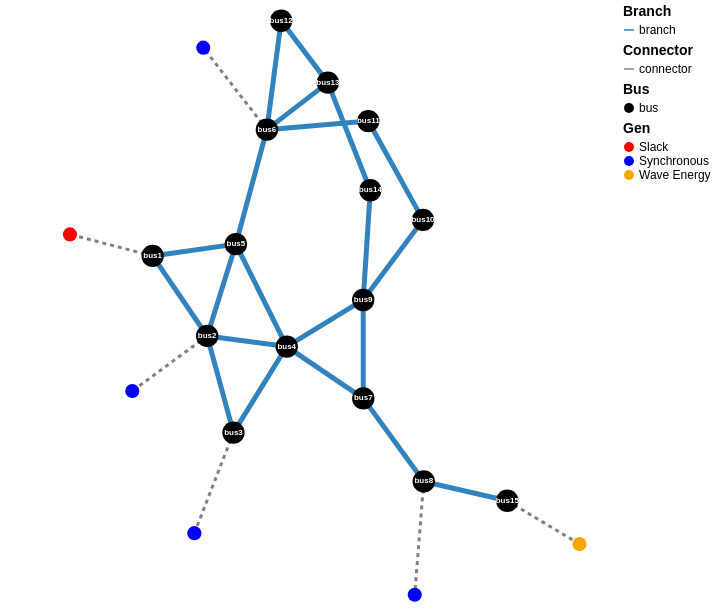

The notebook cell saved with this chart:
### Markdown cell above
### IEEE 15 Test Case with WEC Integration

### Code cell
sbase = 100e6 # assuming this


# Data Source: Kodsi & Canizares (2003) – tuned to match IEEE 14 RAW (net injections)

buses15 = OrderedDict(
    "bus1"  => SlackAlgebraic(U=1.06),  # slack at 1.06 pu, matches RAW
    "bus2"  => FourthOrderEq(T_d_dash=7.4, D=2, X_d=0.8979, X_q=0.646, Ω=60,
                             X_d_dash=0.2995, T_q_dash=0.1, X_q_dash=0.646,
                             P=0.40, H=5.148, E_f=1),           # 40 MW
    # Net-injection at gen buses to include their loads (PV gens will still regulate V via Q in PF init)
    "bus3"  => FourthOrderEq(T_d_dash=6.1, D=2, X_d=1.05, X_q=0.98, Ω=60,
                             X_d_dash=0.185, T_q_dash=0.4, X_q_dash=0.36,
                             P=-0.942, H=6.54, E_f=1),          # 94.2 MW load
    "bus4"  => PQAlgebraic(P=-0.478, Q=-0.039),                 # 47.8 MW, +3.9 Mvar cap (Q<0)
    "bus5"  => PQAlgebraic(P=-0.076, Q=-0.016),
    "bus6"  => FourthOrderEq(T_d_dash=4.75, D=2, X_d=1.25, X_q=1.22, Ω=60,
                             X_d_dash=0.232, T_q_dash=1.6, X_q_dash=0.715,
                             P=-0.112, H=5.06, E_f=1),          # 11.2 MW load (fixed from -0.122)
    "bus7"  => PQAlgebraic(P=-0.0,   Q=-0.0),
    "bus8"  => FourthOrderEq(T_d_dash=4.75, D=2, X_d=1.25, X_q=1.22, Ω=60,
                             X_d_dash=0.232, T_q_dash=1.6, X_q_dash=0.715,
                             P=0.0, H=5.06, E_f=1),             # PV/sync-cond, no load
    # Bus 9 net Q includes the 19 Mvar shunt capacitor: 16.6 - 19 = -2.4 Mvar
    "bus9"  => PQAlgebraic(P=-0.295, Q=-0.024),                 # 29.5 MW, net Q -2.4 Mvar
    "bus10" => PQAlgebraic(P=-0.09,  Q=-0.058),
    "bus11" => PQAlgebraic(P=-0.035, Q=-0.018),
    "bus12" => PQAlgebraic(P=-0.061, Q=-0.016),
    "bus13" => PQAlgebraic(P=-0.135, Q=-0.058),
    "bus14" => PQAlgebraic(P=-0.149, Q=-0.05),
    "bus15" => LinearPTO(
        τ_P = 0.05,          # 
        τ_Q = 2.0,
        K_P = 0.05,         # droop gain
        K_Q = 0.01,
        V_r = 1.0,
        Q   = 0.0,
        η   = 0.80,         # electrical efficiency
        scaling_factor = 1 / sbase,
        json_file = joinpath(@__DIR__, "RM3", "linear_pto_heave.json"),
    )
);

branches15 = OrderedDict(
    "branch1"  => PiModelLine(from="bus1", to="bus2",
                              y=4.999131600798035 - 1im*15.263086523179553,
                              y_shunt_km=0.0528/2, y_shunt_mk=0.0528/2),
    "branch2"  => PiModelLine(from="bus1", to="bus5",
                              y=1.025897454970189 - 1im*4.234983682334831,
                              y_shunt_km=0.0492/2, y_shunt_mk=0.0492/2),
    "branch3"  => PiModelLine(from="bus2", to="bus3",
                              y=1.1350191923073958 - 1im*4.781863151757718,
                              y_shunt_km=0.0438/2, y_shunt_mk=0.0438/2),
    "branch4"  => PiModelLine(from="bus2", to="bus4",
                              y=1.686033150614943 - 1im*5.115838325872083,
                              y_shunt_km=0.0340/2, y_shunt_mk=0.0340/2),
    "branch5"  => PiModelLine(from="bus2", to="bus5",
                              y=1.7011396670944048 - 1im*5.193927397969713,
                              y_shunt_km=0.0346/2, y_shunt_mk=0.0346/2),
    "branch6"  => PiModelLine(from="bus3", to="bus4",
                              y=1.9859757099255606 - 1im*5.0688169775939205,
                              y_shunt_km=0.0128/2, y_shunt_mk=0.0128/2),
    "branch7"  => StaticLine(from="bus4", to="bus5",  Y=6.840980661495672 - 1im*21.578553981691588),
    "branch8"  => Transformer(from="bus4", to="bus7", y=0.0 - 1im*4.781943381790359, t_ratio=0.978),
    "branch9"  => Transformer(from="bus4", to="bus9", y=0.0 - 1im*1.7979790715236075, t_ratio=0.969),
    "branch10" => Transformer(from="bus5", to="bus6", y=0.0 - 1im*3.967939052456154, t_ratio=0.932),
    "branch11" => StaticLine(from="bus6", to="bus11", Y=1.9550285631772604 - 1im*4.0940743442404415),
    "branch12" => StaticLine(from="bus6", to="bus12", Y=1.525967440450974 - 1im*3.1759639650294003),
    "branch13" => StaticLine(from="bus6", to="bus13", Y=3.0989274038379877 - 1im*6.102755448193116),
    "branch14" => StaticLine(from="bus7", to="bus8",  Y=0.0 - 1im*5.676979846721544),
    "branch15" => StaticLine(from="bus7", to="bus9",  Y=0.0 - 1im*9.09008271975275),
    "branch16" => StaticLine(from="bus9", to="bus10", Y=3.902049552447428 - 1im*10.365394127060915),
    "branch17" => StaticLine(from="bus9", to="bus14", Y=1.4240054870199312 - 1im*3.0290504569306034),
    "branch18" => StaticLine(from="bus10", to="bus11", Y=1.8808847537003996 - 1im*4.402943749460521),
    "branch19" => StaticLine(from="bus12", to="bus13", Y=2.4890245868219187 - 1im*2.251974626172212),
    "branch20" => StaticLine(from="bus13", to="bus14", Y=1.1369941578063267 - 1im*2.314963475105352),
    "branch21"=> StaticLine(from= "bus8", to = "bus15",Y=1.1369941578063267-1im*2.314963475105352)
);

ieee15 = PowerGrid(buses15, branches15)
plot_grid(ieee15)

### Figure 1 — Vega-Lite specification as saved in the notebook (floating-point values rounded to 4 significant figures)
{"config": {"view": {"stroke": null}}, "encoding": {"x": {"axis": null}, "y": {"axis": null}}, "height": 600, "layer": [{"data": {"values": [{"ComponentType": "branch", "angmax": 60, "angmin": -60, "br_b": 0.034, "br_r": 0.05811, "br_status": 1, "br_x": 0.1763, "f_bus": 2, "from_name": "bus2", "index": 4, "name": "branch4", "rate_a": 2, "rate_b": 2, "rate_c": 2, "shift": 0, "t_bus": 4, "tap": 1, "to_name": "bus4", "xcoord_1": -1.304, "xcoord_2": -0.2437, "ycoord_1": -0.3097, "ycoord_2": -0.4156}, {"ComponentType": "branch", "angmax": 60, "angmin": -60, "br_b": 0.0528, "br_r": 0.01938, "br_status": 1, "br_x": 0.05917, "f_bus": 1, "from_name": "bus1", "index": 1, "name": "branch1", "rate_a": 2, "rate_b": 2, "rate_c": 2, "shift": 0, "t_bus": 2, "tap": 1, "to_name": "bus2", "xcoord_1": -2.032, "xcoord_2": -1.304, "ycoord_1": 0.4907, "ycoord_2": -0.3097}, {"ComponentType": "branch", "angmax": 60, "angmin": -60, "br_b": 0, "br_r": 0.1229, "br_status": 1, "br_x": 0.2558, "f_bus": 6, "from_name": "bus6", "index": 12, "name": "branch12", "rate_a": 2, "rate_b": 2, "rate_c": 2, "shift": 0, "t_bus": 12, "tap": 1, "to_name": "bus12", "xcoord_1": -0.5084, "xcoord_2": -0.318, "ycoord_1": 1.754, "ycoord_2": 2.842}, {"ComponentType": "branch", "angmax": 60, "angmin": -60, "br_b": 0, "br_r": 0.2209, "br_status": 1, "br_x": 0.1999, "f_bus": 12, "from_name": "bus12", "index": 20, "name": "branch19", "rate_a": 2, "rate_b": 2, "rate_c": 2, "shift": 0, "t_bus": 13, "tap": 1, "to_name": "bus13", "xcoord_1": -0.318, "xcoord_2": 0.3046, "ycoord_1": 2.842, "ycoord_2": 2.224}, {"ComponentType": "branch", "angmax": 60, "angmin": -60, "br_b": 0.0492, "br_r": 0.05403, "br_status": 1, "br_x": 0.223, "f_bus": 1, "from_name": "bus1", "index": 2, "name": "branch2", "rate_a": 2, "rate_b": 2, "rate_c": 2, "shift": 0, "t_bus": 5, "tap": 1, "to_name": "bus5", "xcoord_1": -2.032, "xcoord_2": -0.9219, "ycoord_1": 0.4907, "ycoord_2": 0.6086}, {"ComponentType": "branch", "angmax": 60, "angmin": -60, "br_b": 0.0128, "br_r": 0.06701, "br_status": 1, "br_x": 0.171, "f_bus": 3, "from_name": "bus3", "index": 6, "name": "branch6", "rate_a": 2, "rate_b": 2, "rate_c": 2, "shift": 0, "t_bus": 4, "tap": 1, "to_name": "bus4", "xcoord_1": -0.9538, "xcoord_2": -0.2437, "ycoord_1": -1.276, "ycoord_2": -0.4156}, {"ComponentType": "branch", "angmax": 60, "angmin": -60, "br_b": 0, "br_r": 0.09498, "br_status": 1, "br_x": 0.1989, "f_bus": 6, "from_name": "bus6", "index": 11, "name": "branch11", "rate_a": 2, "rate_b": 2, "rate_c": 2, "shift": 0, "t_bus": 11, "tap": 1, "to_name": "bus11", "xcoord_1": -0.5084, "xcoord_2": 0.8439, "ycoord_1": 1.754, "ycoord_2": 1.839}, {"ComponentType": "branch", "angmax": 60, "angmin": -60, "br_b": 0, "br_r": 0.06615, "br_status": 1, "br_x": 0.1303, "f_bus": 6, "from_name": "bus6", "index": 13, "name": "branch13", "rate_a": 2, "rate_b": 2, "rate_c": 2, "shift": 0, "t_bus": 13, "tap": 1, "to_name": "bus13", "xcoord_1": -0.5084, "xcoord_2": 0.3046, "ycoord_1": 1.754, "ycoord_2": 2.224}, {"ComponentType": "branch", "angmax": 60, "angmin": -60, "br_b": 0.0346, "br_r": 0.05695, "br_status": 1, "br_x": 0.1739, "f_bus": 2, "from_name": "bus2", "index": 5, "name": "branch5", "rate_a": 2, "rate_b": 2, "rate_c": 2, "shift": 0, "t_bus": 5, "tap": 1, "to_name": "bus5", "xcoord_1": -1.304, "xcoord_2": -0.9219, "ycoord_1": -0.3097, "ycoord_2": 0.6086}, {"ComponentType": "branch", "angmax": 60, "angmin": -60, "br_b": 0, "br_r": 0, "br_status": 1, "br_x": 0.11, "f_bus": 7, "from_name": "bus7", "index": 15, "name": "branch15", "rate_a": 2, "rate_b": 2, "rate_c": 2, "shift": 0, "t_bus": 9, "tap": 1, "to_name": "bus9", "xcoord_1": 0.7772, "xcoord_2": 0.7761, "ycoord_1": -0.9339, "ycoord_2": 0.05029}, {"ComponentType": "branch", "angmax": 60, "angmin": -60, "br_b": 0, "br_r": 0.1709, "br_status": 1, "br_x": 0.348, "f_bus": 8, "from_name": "bus8", "index": 16, "name": "branch21", "rate_a": 2, "rate_b": 2, "rate_c": 2, "shift": 0, "t_bus": 15, "tap": 1, "to_name": "bus15", "xcoord_1": 1.583, "xcoord_2": 2.697, "ycoord_1": -1.765, "ycoord_2": -1.958}, {"ComponentType": "branch", "angmax": 60, "angmin": -60, "br_b": 0, "br_r": 0, "br_status": 1, "br_x": 0.1762, "f_bus": 7, "from_name": "bus7", "index": 14, "name": "branch14", "rate_a": 2, "rate_b": 2, "rate_c": 2, "shift": 0, "t_bus": 8, "tap": 1, "to_name": "bus8", "xcoord_1": 0.7772, "xcoord_2": 1.583, "ycoord_1": -0.9339, "ycoord_2": -1.765}, {"ComponentType": "branch", "angmax": 60, "angmin": -60, "br_b": 0, "br_r": 0.1709, "br_status": 1, "br_x": 0.348, "f_bus": 13, "from_name": "bus13", "index": 21, "name": "branch20", "rate_a": 2, "rate_b": 2, "rate_c": 2, "shift": 0, "t_bus": 14, "tap": 1, "to_name": "bus14", "xcoord_1": 0.3046, "xcoord_2": 0.8708, "ycoord_1": 2.224, "ycoord_2": 1.148}, {"ComponentType": "branch", "angmax": 60, "angmin": -60, "br_b": 0, "br_r": 0.01335, "br_status": 1, "br_x": 0.04211, "f_bus": 4, "from_name": "bus4", "index": 7, "name": "branch7", "rate_a": 2, "rate_b": 2, "rate_c": 2, "shift": 0, "t_bus": 5, "tap": 1, "to_name": "bus5", "xcoord_1": -0.2437, "xcoord_2": -0.9219, "ycoord_1": -0.4156, "ycoord_2": 0.6086}, {"ComponentType": "branch", "angmax": 60, "angmin": -60, "br_b": 0, "br_r": 0, "br_status": 1, "br_x": 0.2091, "f_bus": 4, "from_name": "bus4", "index": 8, "name": "branch8", "rate_a": 2, "rate_b": 2, "rate_c": 2, "shift": 0, "t_bus": 7, "tap": 0.978, "to_name": "bus7", "xcoord_1": -0.2437, "xcoord_2": 0.7772, "ycoord_1": -0.4156, "ycoord_2": -0.9339}, {"ComponentType": "branch", "angmax": 60, "angmin": -60, "br_b": 0, "br_r": 0.03181, "br_status": 1, "br_x": 0.0845, "f_bus": 9, "from_name": "bus9", "index": 17, "name": "branch16", "rate_a": 2, "rate_b": 2, "rate_c": 2, "shift": 0, "t_bus": 10, "tap": 1, "to_name": "bus10", "xcoord_1": 0.7761, "xcoord_2": 1.573, "ycoord_1": 0.05029, "ycoord_2": 0.8512}, {"ComponentType": "branch", "angmax": 60, "angmin": -60, "br_b": 0, "br_r": 0, "br_status": 1, "br_x": 0.252, "f_bus": 5, "from_name": "bus5", "index": 10, "name": "branch10", "rate_a": 2, "rate_b": 2, "rate_c": 2, "shift": 0, "t_bus": 6, "tap": 0.932, "to_name": "bus6", "xcoord_1": -0.9219, "xcoord_2": -0.5084, "ycoord_1": 0.6086, "ycoord_2": 1.754}, {"ComponentType": "branch", "angmax": 60, "angmin": -60, "br_b": 0, "br_r": 0.08205, "br_status": 1, "br_x": 0.1921, "f_bus": 10, "from_name": "bus10", "index": 19, "name": "branch18", "rate_a": 2, "rate_b": 2, "rate_c": 2, "shift": 0, "t_bus": 11, "tap": 1, "to_name": "bus11", "xcoord_1": 1.573, "xcoord_2": 0.8439, "ycoord_1": 0.8512, "ycoord_2": 1.839}, {"ComponentType": "branch", "angmax": 60, "angmin": -60, "br_b": 0, "br_r": 0, "br_status": 1, "br_x": 0.5562, "f_bus": 4, "from_name": "bus4", "index": 9, "name": "branch9", "rate_a": 2, "rate_b": 2, "rate_c": 2, "shift": 0, "t_bus": 9, "tap": 0.969, "to_name": "bus9", "xcoord_1": -0.2437, "xcoord_2": 0.7761, "ycoord_1": -0.4156, "ycoord_2": 0.05029}, {"ComponentType": "branch", "angmax": 60, "angmin": -60, "br_b": 0, "br_r": 0.1271, "br_status": 1, "br_x": 0.2704, "f_bus": 9, "from_name": "bus9", "index": 18, "name": "branch17", "rate_a": 2, "rate_b": 2, "rate_c": 2, "shift": 0, "t_bus": 14, "tap": 1, "to_name": "bus14", "xcoord_1": 0.7761, "xcoord_2": 0.8708, "ycoord_1": 0.05029, "ycoord_2": 1.148}, {"ComponentType": "branch", "angmax": 60, "angmin": -60, "br_b": 0.0438, "br_r": 0.04699, "br_status": 1, "br_x": 0.198, "f_bus": 2, "from_name": "bus2", "index": 3, "name": "branch3", "rate_a": 2, "rate_b": 2, "rate_c": 2, "shift": 0, "t_bus": 3, "tap": 1, "to_name": "bus3", "xcoord_1": -1.304, "xcoord_2": -0.9538, "ycoord_1": -0.3097, "ycoord_2": -1.276}]}, "layer": [{"encoding": {"color": {"field": "ComponentType", "legend": {"labelFontSize": 12, "titleFontSize": 14}, "scale": {"range": ["#3182BD", "#5698CA", "#7CAED6", "#A1C5E2", "#C6DBEF"]}, "title": "Branch", "type": "nominal"}, "size": {"value": 5}, "tooltip": [{"field": "name", "title": "Branch", "type": "nominal"}, {"field": "from_name", "title": "From", "type": "nominal"}, {"field": "to_name", "title": "To", "type": "nominal"}, {"field": "br_r", "title": "R (pu)", "type": "quantitative"}, {"field": "br_x", "title": "X (pu)", "type": "quantitative"}], "x": {"field": "xcoord_1", "type": "quantitative"}, "x2": {"field": "xcoord_2", "type": "quantitative"}, "y": {"field": "ycoord_1", "type": "quantitative"}, "y2": {"field": "ycoord_2", "type": "quantitative"}}, "mark": {"opacity": 1, "tooltip": {"content": "data"}, "type": "rule"}}, {"encoding": {"angle": {"field": "angle", "scale": {"domain": [0, 360], "range": [0, 360]}, "type": "quantitative"}, "size": {"field": "power", "legend": null, "scale": {"range": [500, 3000]}, "type": "quantitative"}, "tooltip": [{"field": "br_r"}, {"field": "to_name"}, {"field": "rate_a"}, {"field": "xcoord_1"}, {"field": "shift"}, {"field": "br_b"}, {"field": "rate_b"}, {"field": "name"}, {"field": "br_x"}, {"field": "rate_c"}, {"field": "ycoord_2"}, {"field": "from_name"}, {"field": "ComponentType"}, {"field": "f_bus"}, {"field": "br_status"}, {"field": "xcoord_2"}, {"field": "t_bus"}, {"field": "index"}, {"field": "angmin"}, {"field": "angmax"}, {"field": "ycoord_1"}, {"field": "tap"}], "x": {"field": "mid_x", "type": "quantitative"}, "y": {"field": "mid_y", "type": "quantitative"}}, "mark": {"color": "black", "filled": true, "opacity": 0, "shape": "wedge", "type": "point"}, "transform": [{"as": "mid_x", "calculate": "(datum.xcoord_1 + datum.xcoord_2)/2"}, {"as": "mid_y", "calculate": "(datum.ycoord_1 + datum.ycoord_2)/2"}, {"as": "angle", "calculate": "180*(if(datum.pf >= 0,\n                              atan2(datum.xcoord_2 - datum.xcoord_1, datum.ycoord_2 - datum.ycoord_1),\n                              atan2(datum.xcoord_1 - datum.xcoord_2, datum.ycoord_1 - datum.ycoord_2)\n                          ))/PI"}, {"as": "power", "calculate": "if(isValid(datum.pt), abs(datum.pt), 0.0)"}]}]}, {"data": {"values": [{"ComponentType": "connector", "dst": ["gen", "1"], "source_id": ["gen", "1"], "src": ["bus", "1"], "xcoord_1": -2.032, "xcoord_2": -3.134, "ycoord_1": 0.4907, "ycoord_2": 0.706}, {"ComponentType": "connector", "dst": ["gen", "5"], "source_id": ["gen", "5"], "src": ["bus", "8"], "xcoord_1": 1.583, "xcoord_2": 1.463, "ycoord_1": -1.765, "ycoord_2": -2.897}, {"ComponentType": "connector", "dst": ["gen", "6"], "source_id": ["gen", "6"], "src": ["bus", "15"], "xcoord_1": 2.697, "xcoord_2": 3.66, "ycoord_1": -1.958, "ycoord_2": -2.391}, {"ComponentType": "connector", "dst": ["gen", "3"], "source_id": ["gen", "3"], "src": ["bus", "3"], "xcoord_1": -0.9538, "xcoord_2": -1.475, "ycoord_1": -1.276, "ycoord_2": -2.281}, {"ComponentType": "connector", "dst": ["gen", "4"], "source_id": ["gen", "4"], "src": ["bus", "6"], "xcoord_1": -0.5084, "xcoord_2": -1.357, "ycoord_1": 1.754, "ycoord_2": 2.574}, {"ComponentType": "connector", "dst": ["gen", "2"], "source_id": ["gen", "2"], "src": ["bus", "2"], "xcoord_1": -1.304, "xcoord_2": -2.302, "ycoord_1": -0.3097, "ycoord_2": -0.8599}]}, "encoding": {"color": {"field": "ComponentType", "legend": {"labelFontSize": 12, "titleFontSize": 14}, "scale": {"range": ["gray"]}, "title": "Connector", "type": "nominal"}, "size": {"value": 3}, "strokeDash": {"value": [4, 4]}, "tooltip": [{"field": "source_id"}, {"field": "xcoord_1"}, {"field": "ycoord_1"}, {"field": "src"}, {"field": "xcoord_2"}, {"field": "ycoord_2"}, {"field": "dst"}, {"field": "ComponentType"}], "x": {"field": "xcoord_1", "type": "quantitative"}, "x2": {"field": "xcoord_2", "type": "quantitative"}, "y": {"field": "ycoord_1", "type": "quantitative"}, "y2": {"field": "ycoord_2", "type": "quantitative"}}, "mark": {"opacity": 1, "type": "rule"}}, {"data": {"values": [{"ComponentType": "bus", "base_kv": 138, "bus_i": 4, "bus_type": 1, "index": 4, "name": "bus4", "va": 0, "vm": 1, "vmax": 1.1, "vmin": 0.9, "xcoord_1": -0.2437, "ycoord_1": -0.4156}, {"ComponentType": "bus", "base_kv": 138, "bus_i": 1, "bus_type": 3, "index": 1, "name": "bus1", "va": 0, "vm": 1.06, "vmax": 1.1, "vmin": 0.9, "xcoord_1": -2.032, "ycoord_1": 0.4907}, {"ComponentType": "bus", "base_kv": 138, "bus_i": 12, "bus_type": 1, "index": 12, "name": "bus12", "va": 0, "vm": 1, "vmax": 1.1, "vmin": 0.9, "xcoord_1": -0.318, "ycoord_1": 2.842}, {"ComponentType": "bus", "base_kv": 138, "bus_i": 2, "bus_type": 2, "index": 2, "name": "bus2", "va": 0, "vm": 1, "vmax": 1.1, "vmin": 0.9, "xcoord_1": -1.304, "ycoord_1": -0.3097}, {"ComponentType": "bus", "base_kv": 138, "bus_i": 6, "bus_type": 2, "index": 6, "name": "bus6", "va": 0, "vm": 1, "vmax": 1.1, "vmin": 0.9, "xcoord_1": -0.5084, "ycoord_1": 1.754}, {"ComponentType": "bus", "base_kv": 138, "bus_i": 11, "bus_type": 1, "index": 11, "name": "bus11", "va": 0, "vm": 1, "vmax": 1.1, "vmin": 0.9, "xcoord_1": 0.8439, "ycoord_1": 1.839}, {"ComponentType": "bus", "base_kv": 138, "bus_i": 13, "bus_type": 1, "index": 13, "name": "bus13", "va": 0, "vm": 1, "vmax": 1.1, "vmin": 0.9, "xcoord_1": 0.3046, "ycoord_1": 2.224}, {"ComponentType": "bus", "base_kv": 138, "bus_i": 5, "bus_type": 1, "index": 5, "name": "bus5", "va": 0, "vm": 1, "vmax": 1.1, "vmin": 0.9, "xcoord_1": -0.9219, "ycoord_1": 0.6086}, {"ComponentType": "bus", "base_kv": 138, "bus_i": 15, "bus_type": 2, "index": 15, "name": "bus15", "va": 0, "vm": 1, "vmax": 1.1, "vmin": 0.9, "xcoord_1": 2.697, "ycoord_1": -1.958}, {"ComponentType": "bus", "base_kv": 138, "bus_i": 14, "bus_type": 1, "index": 14, "name": "bus14", "va": 0, "vm": 1, "vmax": 1.1, "vmin": 0.9, "xcoord_1": 0.8708, "ycoord_1": 1.148}, {"ComponentType": "bus", "base_kv": 138, "bus_i": 7, "bus_type": 1, "index": 7, "name": "bus7", "va": 0, "vm": 1, "vmax": 1.1, "vmin": 0.9, "xcoord_1": 0.7772, "ycoord_1": -0.9339}, {"ComponentType": "bus", "base_kv": 138, "bus_i": 8, "bus_type": 2, "index": 8, "name": "bus8", "va": 0, "vm": 1, "vmax": 1.1, "vmin": 0.9, "xcoord_1": 1.583, "ycoord_1": -1.765}, {"ComponentType": "bus", "base_kv": 138, "bus_i": 10, "bus_type": 1, "index": 10, "name": "bus10", "va": 0, "vm": 1, "vmax": 1.1, "vmin": 0.9, "xcoord_1": 1.573, "ycoord_1": 0.8512}, {"ComponentType": "bus", "base_kv": 138, "bus_i": 9, "bus_type": 1, "index": 9, "name": "bus9", "va": 0, "vm": 1, "vmax": 1.1, "vmin": 0.9, "xcoord_1": 0.7761, "ycoord_1": 0.05029}, {"ComponentType": "bus", "base_kv": 138, "bus_i": 3, "bus_type": 2, "index": 3, "name": "bus3", "va": 0, "vm": 1, "vmax": 1.1, "vmin": 0.9, "xcoord_1": -0.9538, "ycoord_1": -1.276}]}, "encoding": {"color": {"field": "ComponentType", "legend": {"labelFontSize": 12, "titleFontSize": 14}, "scale": {"range": ["black"]}, "title": "Bus", "type": "nominal"}, "size": {"value": 500}, "tooltip": [{"field": "name", "title": "Bus", "type": "nominal"}, {"field": "vm", "title": "Voltage (pu)", "type": "quantitative"}, {"field": "vmin", "title": "V min", "type": "quantitative"}, {"field": "vmax", "title": "V max", "type": "quantitative"}], "x": {"field": "xcoord_1", "type": "quantitative"}, "y": {"field": "ycoord_1", "type": "quantitative"}}, "mark": {"opacity": 1, "tooltip": {"content": "data"}, "type": "circle"}}, {"data": {"values": [{"ComponentType": "gen", "bus_name": "bus6", "gen_bus": 6, "gen_status": 1, "gen_type": "Synchronous", "index": 4, "pg": 0, "pmax": 0.5, "pmin": 0, "qg": 0, "qmax": 0.5, "qmin": -0.5, "xcoord_1": -1.357, "ycoord_1": 2.574}, {"ComponentType": "gen", "bus_name": "bus1", "gen_bus": 1, "gen_status": 1, "gen_type": "Slack", "index": 1, "pg": 0, "pmax": 1, "pmin": 0, "qg": 0, "qmax": 0.5, "qmin": -0.5, "xcoord_1": -3.134, "ycoord_1": 0.706}, {"ComponentType": "gen", "bus_name": "bus8", "gen_bus": 8, "gen_status": 1, "gen_type": "Synchronous", "index": 5, "pg": 0, "pmax": 0.5, "pmin": 0, "qg": 0, "qmax": 0.5, "qmin": -0.5, "xcoord_1": 1.463, "ycoord_1": -2.897}, {"ComponentType": "gen", "bus_name": "bus2", "gen_bus": 2, "gen_status": 1, "gen_type": "Synchronous", "index": 2, "pg": 0.4, "pmax": 0.6, "pmin": 0, "qg": 0, "qmax": 0.5, "qmin": -0.5, "xcoord_1": -2.302, "ycoord_1": -0.8599}, {"ComponentType": "gen", "bus_name": "bus15", "gen_bus": 15, "gen_status": 1, "gen_type": "Wave Energy", "index": 6, "pg": 0, "pmax": 1, "pmin": 0, "qg": 0, "qmax": 0.5, "qmin": -0.5, "xcoord_1": 3.66, "ycoord_1": -2.391}, {"ComponentType": "gen", "bus_name": "bus3", "gen_bus": 3, "gen_status": 1, "gen_type": "Synchronous", "index": 3, "pg": 0, "pmax": 1.413, "pmin": 0, "qg": 0, "qmax": 0.5, "qmin": -0.5, "xcoord_1": -1.475, "ycoord_1": -2.281}]}, "encoding": {"color": {"field": "gen_type", "legend": {"labelFontSize": 12, "titleFontSize": 14}, "scale": {"range": ["red", "blue", "orange"]}, "title": "Gen", "type": "nominal"}, "size": {"value": 200}, "tooltip": [{"field": "bus_name", "title": "Bus", "type": "nominal"}, {"field": "gen_type", "title": "Type", "type": "nominal"}, {"field": "pg", "title": "P gen (pu)", "type": "quantitative"}, {"field": "pmax", "title": "P max (pu)", "type": "quantitative"}], "x": {"field": "xcoord_1", "type": "quantitative"}, "y": {"field": "ycoord_1", "type": "quantitative"}}, "mark": {"opacity": 1, "tooltip": {"content": "data"}, "type": "circle"}}, {"data": {"values": [{"ComponentType": "bus", "base_kv": 138, "bus_i": 4, "bus_type": 1, "index": 4, "name": "bus4", "va": 0, "vm": 1, "vmax": 1.1, "vmin": 0.9, "xcoord_1": -0.2437, "ycoord_1": -0.4156}, {"ComponentType": "bus", "base_kv": 138, "bus_i": 1, "bus_type": 3, "index": 1, "name": "bus1", "va": 0, "vm": 1.06, "vmax": 1.1, "vmin": 0.9, "xcoord_1": -2.032, "ycoord_1": 0.4907}, {"ComponentType": "bus", "base_kv": 138, "bus_i": 12, "bus_type": 1, "index": 12, "name": "bus12", "va": 0, "vm": 1, "vmax": 1.1, "vmin": 0.9, "xcoord_1": -0.318, "ycoord_1": 2.842}, {"ComponentType": "bus", "base_kv": 138, "bus_i": 2, "bus_type": 2, "index": 2, "name": "bus2", "va": 0, "vm": 1, "vmax": 1.1, "vmin": 0.9, "xcoord_1": -1.304, "ycoord_1": -0.3097}, {"ComponentType": "bus", "base_kv": 138, "bus_i": 6, "bus_type": 2, "index": 6, "name": "bus6", "va": 0, "vm": 1, "vmax": 1.1, "vmin": 0.9, "xcoord_1": -0.5084, "ycoord_1": 1.754}, {"ComponentType": "bus", "base_kv": 138, "bus_i": 11, "bus_type": 1, "index": 11, "name": "bus11", "va": 0, "vm": 1, "vmax": 1.1, "vmin": 0.9, "xcoord_1": 0.8439, "ycoord_1": 1.839}, {"ComponentType": "bus", "base_kv": 138, "bus_i": 13, "bus_type": 1, "index": 13, "name": "bus13", "va": 0, "vm": 1, "vmax": 1.1, "vmin": 0.9, "xcoord_1": 0.3046, "ycoord_1": 2.224}, {"ComponentType": "bus", "base_kv": 138, "bus_i": 5, "bus_type": 1, "index": 5, "name": "bus5", "va": 0, "vm": 1, "vmax": 1.1, "vmin": 0.9, "xcoord_1": -0.9219, "ycoord_1": 0.6086}, {"ComponentType": "bus", "base_kv": 138, "bus_i": 15, "bus_type": 2, "index": 15, "name": "bus15", "va": 0, "vm": 1, "vmax": 1.1, "vmin": 0.9, "xcoord_1": 2.697, "ycoord_1": -1.958}, {"ComponentType": "bus", "base_kv": 138, "bus_i": 14, "bus_type": 1, "index": 14, "name": "bus14", "va": 0, "vm": 1, "vmax": 1.1, "vmin": 0.9, "xcoord_1": 0.8708, "ycoord_1": 1.148}, {"ComponentType": "bus", "base_kv": 138, "bus_i": 7, "bus_type": 1, "index": 7, "name": "bus7", "va": 0, "vm": 1, "vmax": 1.1, "vmin": 0.9, "xcoord_1": 0.7772, "ycoord_1": -0.9339}, {"ComponentType": "bus", "base_kv": 138, "bus_i": 8, "bus_type": 2, "index": 8, "name": "bus8", "va": 0, "vm": 1, "vmax": 1.1, "vmin": 0.9, "xcoord_1": 1.583, "ycoord_1": -1.765}, {"ComponentType": "bus", "base_kv": 138, "bus_i": 10, "bus_type": 1, "index": 10, "name": "bus10", "va": 0, "vm": 1, "vmax": 1.1, "vmin": 0.9, "xcoord_1": 1.573, "ycoord_1": 0.8512}, {"ComponentType": "bus", "base_kv": 138, "bus_i": 9, "bus_type": 1, "index": 9, "name": "bus9", "va": 0, "vm": 1, "vmax": 1.1, "vmin": 0.9, "xcoord_1": 0.7761, "ycoord_1": 0.05029}, {"ComponentType": "bus", "base_kv": 138, "bus_i": 3, "bus_type": 2, "index": 3, "name": "bus3", "va": 0, "vm": 1, "vmax": 1.1, "vmin": 0.9, "xcoord_1": -0.9538, "ycoord_1": -1.276}]}, "encoding": {"text": {"field": "name", "type": "nominal"}, "x": {"field": "xcoord_1", "type": "quantitative"}, "y": {"field": "ycoord_1", "type": "quantitative"}}, "mark": {"color": "white", "dy": 0, "fontSize": 8, "fontWeight": "bold", "type": "text"}}], "resolve": {"scale": {"color": "independent"}}, "width": 600}
